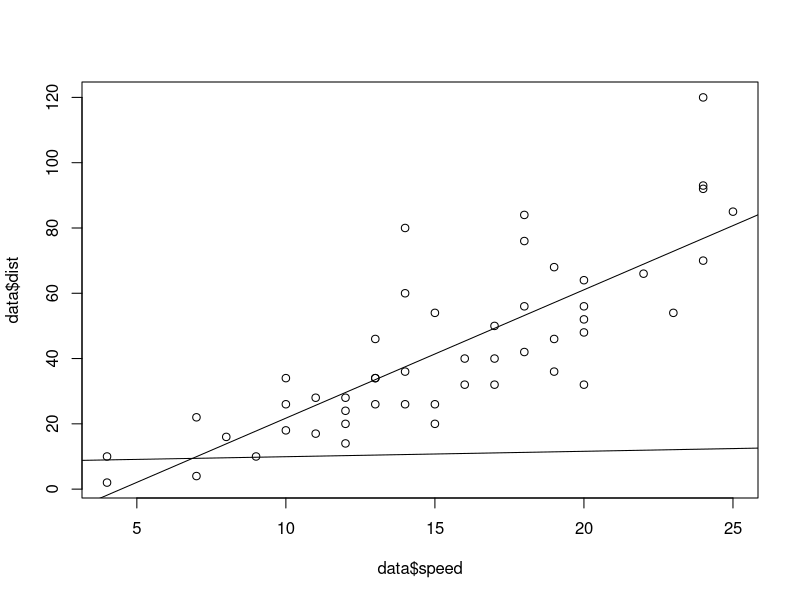

This figure's R source:
# Problem-1
# Import the inbuilt data set "cars"
data=cars
data
## speed dist
## 1 4 2
## 2 4 10
## 3 7 4
## 4 7 22
## 5 8 16
## 6 9 10
## 7 10 18
## 8 10 26
## 9 10 34
## 10 11 17
## 11 11 28
## 12 12 14
## 13 12 20
## 14 12 24
## 15 12 28
## 16 13 26
## 17 13 34
## 18 13 34
## 19 13 46
## 20 14 26
## 21 14 36
## 22 14 60
## 23 14 80
## 24 15 20
## 25 15 26
## 26 15 54
## 27 16 32
## 28 16 40
## 29 17 32
## 30 17 40
## 31 17 50
## 32 18 42
## 33 18 56
## 34 18 76
## 35 18 84
## 36 19 36
## 37 19 46
## 38 19 68
## 39 20 32
## 40 20 48
## 41 20 52
## 42 20 56
## 43 20 64
## 44 22 66
## 45 23 54
## 46 24 70
## 47 24 92
## 48 24 93
## 49 24 120
## 50 25 85
# Summary of the data set
summary(data)
## speed dist
## Min. : 4.0 Min. : 2.00
## 1st Qu.:12.0 1st Qu.: 26.00
## Median :15.0 Median : 36.00
## Mean :15.4 Mean : 42.98
## 3rd Qu.:19.0 3rd Qu.: 56.00
## Max. :25.0 Max. :120.00
# Variance of "speed"
v1=var(data$speed)
v1
## [1] 27.95918
# Variance of "dist"
v2=var(data$dist)
v2
## [1] 664.0608
# Covariance between "speed" and "dist"
covariance=cov(data$speed,data$dist)
covariance
## [1] 109.9469
#or
covariance=var(data$speed,data$dist)
covariance
## [1] 109.9469
# correlation coefficient using Pearson's formula
corr=covariance/(sd(data$speed)*sd(data$dist))
corr
## [1] 0.8068949
# or
corr=cor(data$speed,data$dist)
corr
## [1] 0.8068949
# Test for association between paired samples
cor.test(data$speed,data$dist)
##
## Pearson's product-moment correlation
##
## data: data$speed and data$dist
## t = 9.464, df = 48, p-value = 1.49e-12
## alternative hypothesis: true correlation is not equal to 0
## 95 percent confidence interval:
## 0.6816422 0.8862036
## sample estimates:
## cor
## 0.8068949
cor.test(data$speed,data$dist,method="pearson")
##
## Pearson's product-moment correlation
##
## data: data$speed and data$dist
## t = 9.464, df = 48, p-value = 1.49e-12
## alternative hypothesis: true correlation is not equal to 0
## 95 percent confidence interval:
## 0.6816422 0.8862036
## sample estimates:
## cor
## 0.8068949
cor.test(data$speed,data$dist,method="spearman")
##
## Spearman's rank correlation rho
##
## data: data$speed and data$dist
## S = 3532.8, p-value = 8.825e-14
## alternative hypothesis: true rho is not equal to 0
## sample estimates:
## rho
## 0.8303568
# Visualize the samples
plot(data$speed,data$dist)
# Linear Regression model of "speed" with respect to "dist"
regression1=lm(data$speed~data$dist)
regression1
##
## Call:
## lm(formula = data$speed ~ data$dist)
##
## Coefficients:
## (Intercept) data$dist
## 8.2839 0.1656
# Visualize linear regression line
abline(regression1)
summary(regression1)
##
## Call:
## lm(formula = data$speed ~ data$dist)
##
## Residuals:
## Min 1Q Median 3Q Max
## -7.5293 -2.1550 0.3615 2.4377 6.4179
##
## Coefficients:
## Estimate Std. Error t value Pr(>|t|)
## (Intercept) 8.28391 0.87438 9.474 1.44e-12 ***
## data$dist 0.16557 0.01749 9.464 1.49e-12 ***
## ---
## Signif. codes: 0 '***' 0.001 '**' 0.01 '*' 0.05 '.' 0.1 ' ' 1
##
## Residual standard error: 3.156 on 48 degrees of freedom
## Multiple R-squared: 0.6511, Adjusted R-squared: 0.6438
## F-statistic: 89.57 on 1 and 48 DF, p-value: 1.49e-12
# Linear Regression model of "dist" with respect to "speed"
regression2=lm(data$dist~data$speed)
regression2
##
## Call:
## lm(formula = data$dist ~ data$speed)
##
## Coefficients:
## (Intercept) data$speed
## -17.579 3.932
abline(regression2)

summary(regression2)
##
## Call:
## lm(formula = data$dist ~ data$speed)
##
## Residuals:
## Min 1Q Median 3Q Max
## -29.069 -9.525 -2.272 9.215 43.201
##
## Coefficients:
## Estimate Std. Error t value Pr(>|t|)
## (Intercept) -17.5791 6.7584 -2.601 0.0123 *
## data$speed 3.9324 0.4155 9.464 1.49e-12 ***
## ---
## Signif. codes: 0 '***' 0.001 '**' 0.01 '*' 0.05 '.' 0.1 ' ' 1
##
## Residual standard error: 15.38 on 48 degrees of freedom
## Multiple R-squared: 0.6511, Adjusted R-squared: 0.6438
## F-statistic: 89.57 on 1 and 48 DF, p-value: 1.49e-12